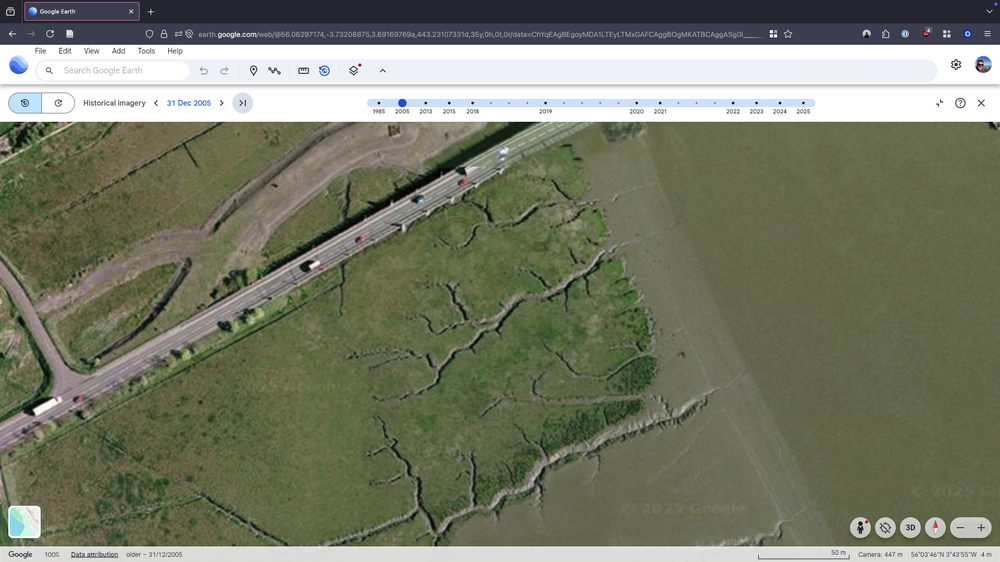
#> input picture Data/2005-12-31 Kincardine.png, 1000 x 562 px, shrunk from 1920 x 1080 before the run
$ python -i creek_refinement.py   (imports and definitions only)
#> lines starting #> are read from the running program, lines starting #| are printed output that depends on the picture; after the words box and inside, x2 and y2 are one past the last pixel; in counts of white or black regions, pixels touching at a corner belong together
import os
import numpy as np
import cv2
import matplotlib.pyplot as plt
from matplotlib.patches import Polygon
from matplotlib.widgets import Slider, Button
from PIL import Image
from skimage.filters import threshold_local
from skimage.morphology import skeletonize, remove_small_objects, disk, closing, opening, dilation, erosion
from skimage import morphology
import json
import glob


def load_image_for_processing(image_path):
    """Load and prepare image, ensuring RGB format"""
    img = Image.open(image_path)
    if img.mode == 'RGBA':
        img = img.convert('RGB')
    elif img.mode == 'L':
        img = img.convert('RGB')

    img_array = np.array(img)
    gray = cv2.cvtColor(img_array, cv2.COLOR_RGB2GRAY)

    return {
        'original': img_array,
        'gray': gray
    }


# [12 lines left out: function create_polygon_mask, not called in this run]


class PolygonSelector:
    """Interactive polygon selection tool"""

    # [72 lines left out: functions __init__, on_click, not called in this run]

    def get_polygon(self):
        """Return the defined polygon points"""
        return self.points


def enhanced_adaptive_creek_extraction(images, mask=None, block_size=25, offset=5,
                                       connectivity_closing=3, connectivity_dilation=1,
                                       min_object_size=50):
    """Enhanced adaptive threshold with connectivity improvements"""

    gray = images['gray']

    # Apply adaptive threshold to the FULL image first (no mask)
    adaptive_thresh = threshold_local(
        gray, block_size=block_size, offset=offset)
    binary = gray < adaptive_thresh

    # Invert if needed (creeks should be dark/True)
    if np.sum(binary) > binary.size / 2:
        binary = ~binary

    # NOW apply the mask to the binary result (not the raw image)
    if mask is not None:
        # Erode mask slightly to avoid edge effects
        mask_eroded = erosion(mask > 0, disk(2))
        binary = binary & mask_eroded

    # Connectivity improvements

    # 1. Morphological closing to connect nearby segments
    if connectivity_closing > 0:
        binary = closing(binary, disk(connectivity_closing))

    # 2. Small dilation to help connect gaps
    if connectivity_dilation > 0:
        binary = dilation(binary, disk(connectivity_dilation))
        # Follow with erosion to maintain width
        binary = erosion(binary, disk(connectivity_dilation))

    # 3. Remove small noise objects
    binary_cleaned = remove_small_objects(binary, min_size=min_object_size)

    # 4. Fill small holes within creek areas
    binary_filled = morphology.remove_small_holes(
        binary_cleaned, area_threshold=20)

    # 5. Final cleanup - opening to smooth
    binary_final = opening(binary_filled, disk(1))

    # Apply mask one final time to ensure clean boundaries
    if mask is not None:
        mask_eroded = erosion(mask > 0, disk(2))
        binary_final = binary_final & mask_eroded

    # Skeletonize to get centerlines
    skeleton = skeletonize(binary_final)

    return {
        'adaptive_thresh': (gray < adaptive_thresh).astype(np.uint8) * 255,
        'binary_raw': binary.astype(np.uint8) * 255,
        'binary_cleaned': binary_cleaned.astype(np.uint8) * 255,
        'binary_filled': binary_filled.astype(np.uint8) * 255,
        'binary_final': binary_final.astype(np.uint8) * 255,
        'skeleton': skeleton.astype(np.uint8) * 255,
        'name': 'Enhanced Adaptive'
    }


class CreekTuningInterface:
    """Interactive interface for tuning creek extraction parameters"""

    def __init__(self, image_path, mask_points=None):
        self.image_path = image_path
        self.images = load_image_for_processing(image_path)
#> in load_image_for_processing, img is the input picture: PIL image 1000x562 RGBA; mean R, G, B, A 118.9, 122.6, 103.6, 255
#> in load_image_for_processing, `gray = cv2.cvtColor(img_array, cv2.COLOR_RGB2GRAY)`:
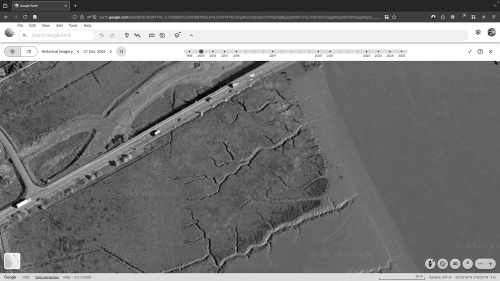
#> gray: shape (562, 1000) (shown at 1/2 size); min 0, max 255, mean 119.3
#> self.images = 2 items
        self.mask_points = mask_points
        self.mask = None

        if mask_points and len(mask_points) >= 3:
            self.mask = create_polygon_mask(
                self.images['original'].shape, mask_points)

        # Initial parameters
        self.params = {
            'block_size': 25,
            'offset': 5,
            'connectivity_closing': 3,
            'connectivity_dilation': 1,
            'min_object_size': 50
        }

        self.setup_interface()
        self.update_display()

    def setup_interface(self):
        """Setup the matplotlib interface with sliders"""

        # Create figure with subplots
        self.fig = plt.figure(figsize=(16, 10))

        # Image displays
        self.ax_original = plt.subplot(2, 3, 1)
        self.ax_binary = plt.subplot(2, 3, 2)
        self.ax_skeleton = plt.subplot(2, 3, 3)
        self.ax_overlay = plt.subplot(2, 3, 4)
        # Wide subplot for processing stages
        self.ax_stages = plt.subplot(2, 3, (5, 6))

        # Create sliders
        slider_height = 0.03
        slider_width = 0.3
        slider_left = 0.1

        # Block size slider (must be odd)
        ax_block_size = plt.axes(
            [slider_left, 0.02, slider_width, slider_height])
        self.slider_block_size = Slider(ax_block_size, 'Block Size', 5, 101,
                                        valinit=self.params['block_size'], valstep=2)

        # Offset slider
        ax_offset = plt.axes([slider_left, 0.06, slider_width, slider_height])
        self.slider_offset = Slider(ax_offset, 'Offset', -20, 20,
                                    valinit=self.params['offset'], valstep=1)

        # Connectivity closing slider
        ax_closing = plt.axes([slider_left, 0.10, slider_width, slider_height])
        self.slider_closing = Slider(ax_closing, 'Connectivity', 0, 10,
                                     valinit=self.params['connectivity_closing'], valstep=1)

        # Connectivity dilation slider
        ax_dilation = plt.axes(
            [slider_left, 0.14, slider_width, slider_height])
        self.slider_dilation = Slider(ax_dilation, 'Gap Closing', 0, 5,
                                      valinit=self.params['connectivity_dilation'], valstep=1)

        # Min object size slider
        ax_min_size = plt.axes(
            [slider_left, 0.18, slider_width, slider_height])
        self.slider_min_size = Slider(ax_min_size, 'Min Size', 10, 200,
                                      valinit=self.params['min_object_size'], valstep=5)

        # Connect slider events
        self.slider_block_size.on_changed(self.update_params)
        self.slider_offset.on_changed(self.update_params)
        self.slider_closing.on_changed(self.update_params)
        self.slider_dilation.on_changed(self.update_params)
        self.slider_min_size.on_changed(self.update_params)

        # Save button
        ax_save = plt.axes([0.85, 0.02, 0.1, 0.05])
        self.button_save = Button(ax_save, 'Save Params')
        self.button_save.on_clicked(self.save_parameters)

        plt.tight_layout()

    # [9 lines left out: function update_params, not called in this run]

    def update_display(self):
        """Update all display panels with current parameters"""

        # Run creek extraction with current parameters
        result = enhanced_adaptive_creek_extraction(
            self.images,
            mask=self.mask,
            **self.params
        )
#> in enhanced_adaptive_creek_extraction, `binary = gray < adaptive_thresh`:
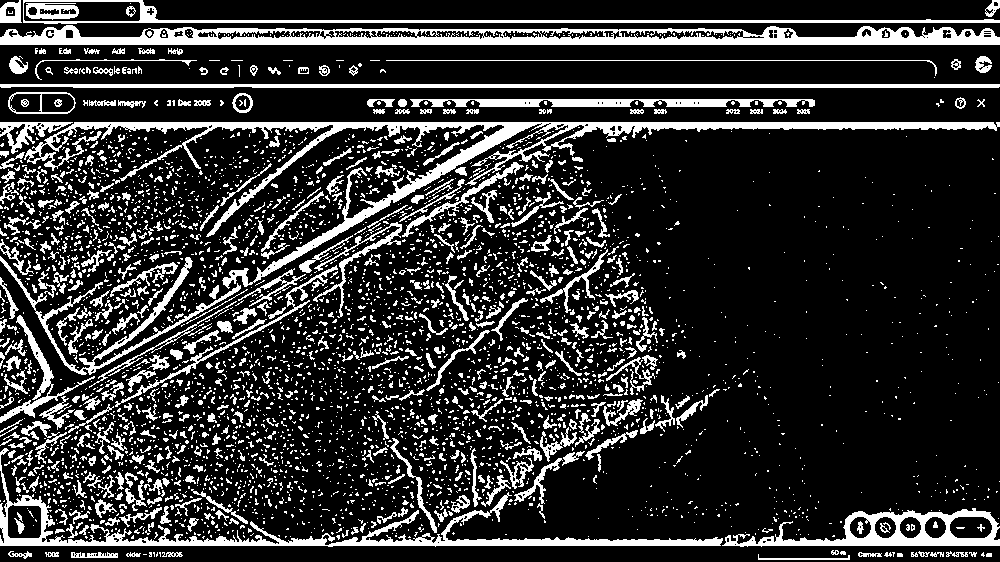
#> binary: shape (562, 1000) bool; 19.1% white; 4033 white regions (3413 under 20 px), largest, box (x1, y1, x2, y2) and area: (24, 122, 1000, 289) 12966, (0, 25, 1000, 45) 11663, (0, 448, 723, 547) 6746
#> in enhanced_adaptive_creek_extraction, `binary_final = opening(binary_filled, disk(1))`:
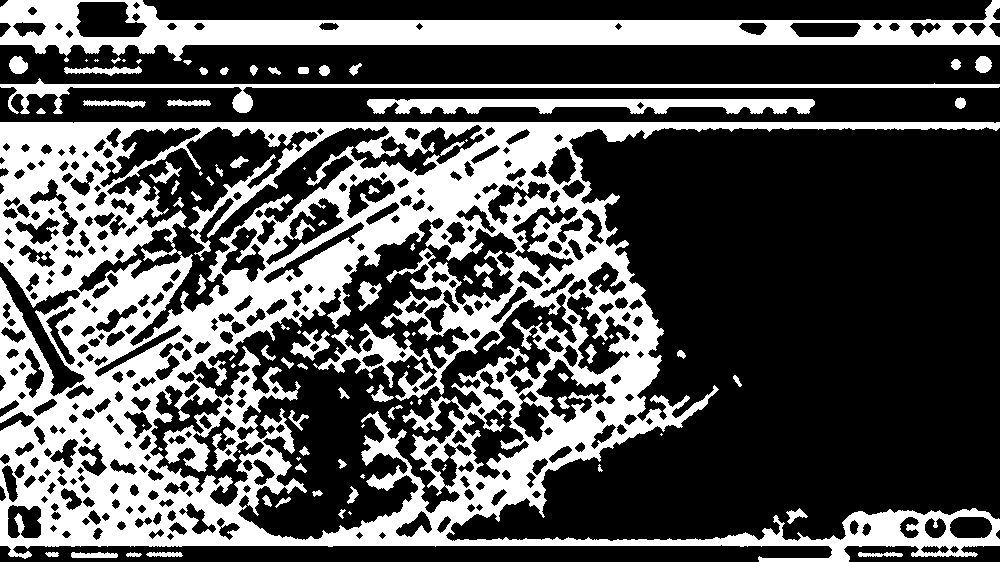
#> binary_final: shape (562, 1000) bool; 33.3% white; 101 white regions (31 under 20 px), largest, box (x1, y1, x2, y2) and area: (0, 122, 1000, 562) 146428, (0, 0, 1000, 61) 24465, (0, 78, 1000, 114) 5002
#> in enhanced_adaptive_creek_extraction, `skeleton = skeletonize(binary_final)`:
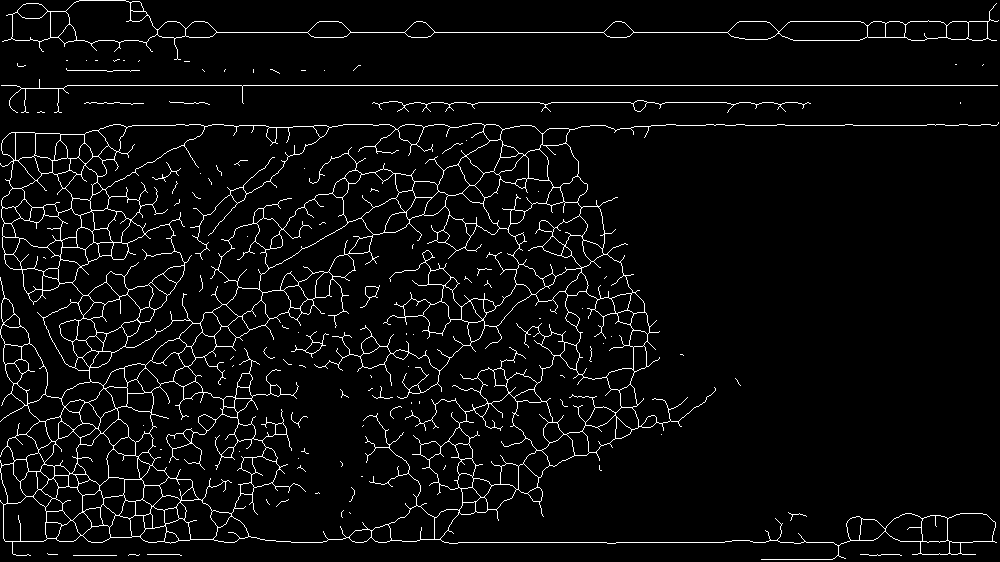
#> skeleton: shape (562, 1000) bool; 4.5% white in thin lines or dots

        # Clear all axes
        for ax in [self.ax_original, self.ax_binary, self.ax_skeleton, self.ax_overlay]:
            ax.clear()

        # Original with mask overlay
        self.ax_original.imshow(self.images['original'])
        if self.mask is not None:
            # Show mask as semi-transparent overlay
            mask_overlay = np.zeros_like(self.images['original'])
            mask_overlay[self.mask > 0] = [255, 255, 0]  # Yellow
            self.ax_original.imshow(mask_overlay, alpha=0.3)
        self.ax_original.set_title('Original + Mask')
        self.ax_original.axis('off')

        # Binary result
        self.ax_binary.imshow(result['binary_final'], cmap='gray')
        self.ax_binary.set_title('Creek Areas')
        self.ax_binary.axis('off')

        # Skeleton
        self.ax_skeleton.imshow(result['skeleton'], cmap='gray')
        self.ax_skeleton.set_title('Creek Centerlines')
        self.ax_skeleton.axis('off')

        # Overlay skeleton on original
        overlay = self.images['original'].copy()
        skeleton_coords = np.where(result['skeleton'] > 0)
        if len(skeleton_coords[0]) > 0:
            overlay[skeleton_coords[0], skeleton_coords[1]] = [255, 0, 0]
        self.ax_overlay.imshow(overlay)
        self.ax_overlay.set_title('Centerlines Overlay')
        self.ax_overlay.axis('off')

        # Processing stages
        self.ax_stages.clear()
        stages = ['Raw Binary', 'Cleaned', 'Filled', 'Final']
        stage_images = [result['binary_raw'], result['binary_cleaned'],
                        result['binary_filled'], result['binary_final']]

        for i, (stage_name, stage_img) in enumerate(zip(stages, stage_images)):
            # Bottom row, 2 columns per stage
            ax_stage = plt.subplot(2, 8, 9 + i * 2)
            ax_stage.imshow(stage_img, cmap='gray')
            ax_stage.set_title(stage_name, fontsize=8)
            ax_stage.axis('off')

        self.fig.canvas.draw()

    # [167 lines left out: functions save_parameters, define_site_polygon, interactive_creek_tuning, main, not called in this run]


# [2 lines not run here, left out]

>>> result = CreekTuningInterface('../Data/2005-12-31 Kincardine.png').update_display()
#> in update_display, `result = enhanced_adaptive_creek_extraction( self.images, mask=self.ma..`: result = 7 items
#> in update_display, `skeleton_coords = np.where(result['skeleton'] > 0)`: skeleton_coords = 25160 positions, rows 0 to 559, columns 0 to 998
#> in update_display, `overlay[skeleton_coords[0], skeleton_coords[1]] = [255, 0, 0]`:
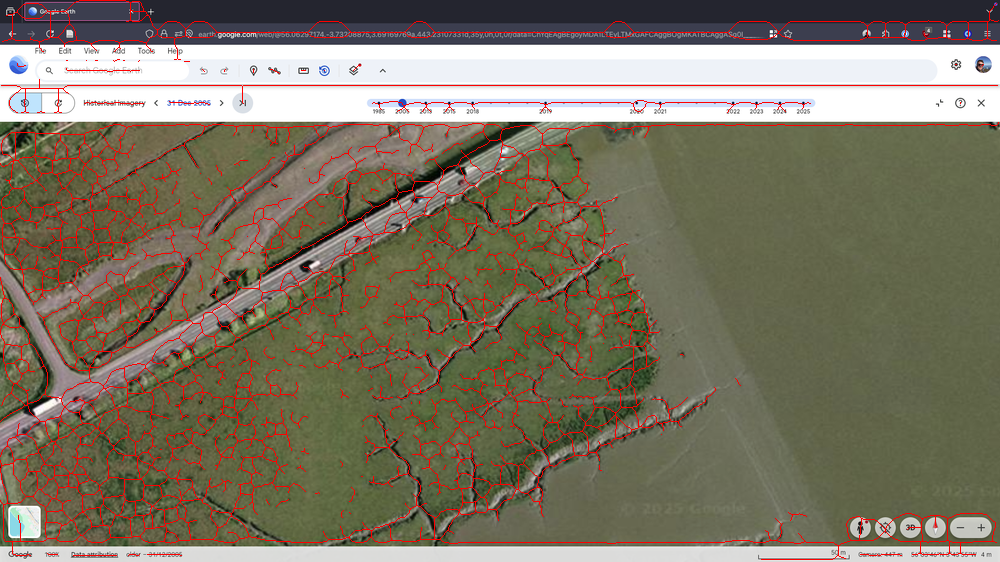
#> overlay: shape (562, 1000, 3); mean R, G, B 125.9, 118, 99.9
#> the loop in update_display, `for i, (stage_name, stage_img) in enumerate(zip(stages, stage_images)):` made 4 passes
#> stage_name on passes 1 to 4: 'Raw Binary', 'Cleaned', 'Filled', 'Final'
#> the loop in update_display (call 2), `for i, (stage_name, stage_img) in enumerate(zip(stages, stage_images)):` made 4 passes
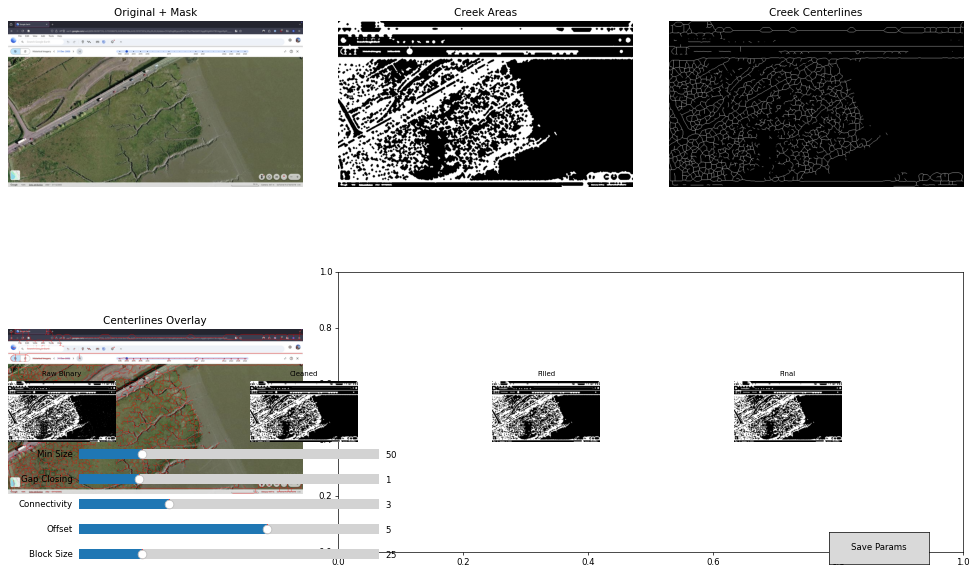
#> figure drawn by matplotlib, 13 panels

$ run again, on Data/2015-04-05 Kincardine.png
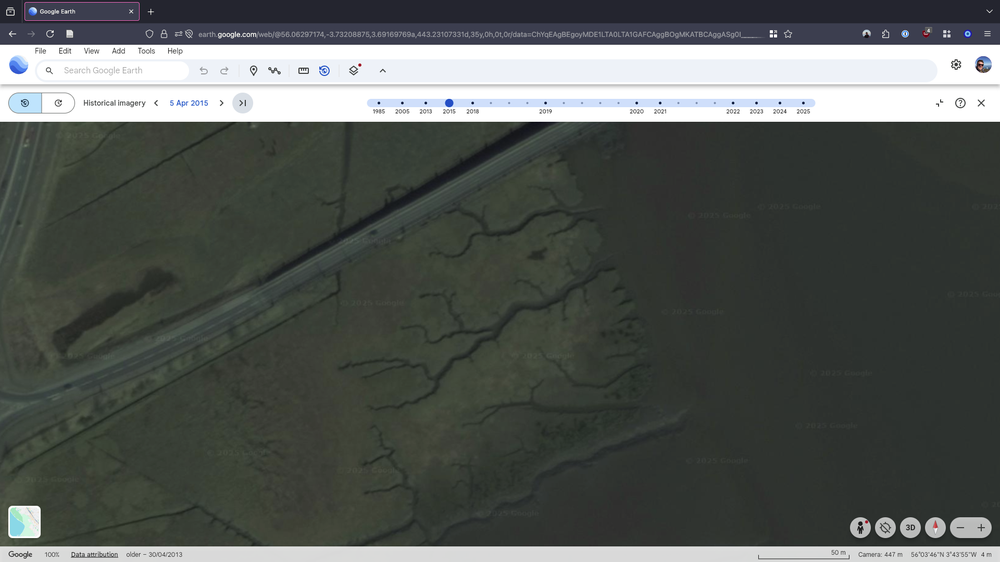
#> input picture Data/2015-04-05 Kincardine.png, 1000 x 562 px, shrunk from 1920 x 1080 before the run
#> in load_image_for_processing, img is the input picture: PIL image 1000x562 RGBA; mean R, G, B, A 84.2, 88.6, 85, 255
#> img: PIL image 1000x562 RGB
#> self.images = 2 items
#> in enhanced_adaptive_creek_extraction, `binary = gray < adaptive_thresh`:
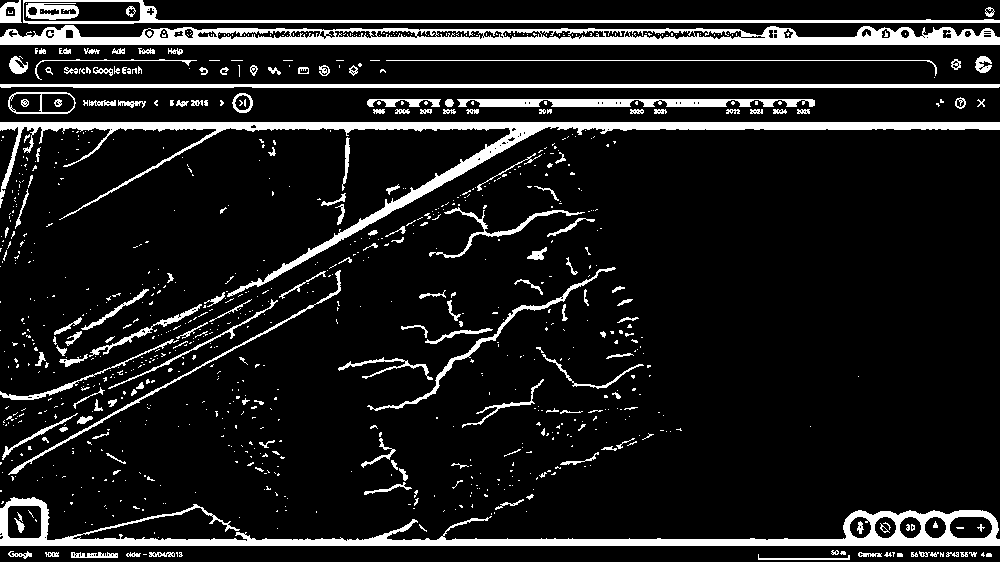
#> binary: shape (562, 1000) bool; 11.3% white; 928 white regions (746 under 20 px), largest, box (x1, y1, x2, y2) and area: (0, 25, 1000, 45) 11666, (0, 122, 1000, 297) 11545, (0, 497, 1000, 546) 10603
#> binary_cleaned: shape (562, 1000) bool; 13.9% white; 57 white regions, largest, box (x1, y1, x2, y2) and area: (0, 0, 1000, 114) 30056, (0, 122, 1000, 367) 14940, (0, 497, 1000, 562) 12876
#> binary_filled: shape (562, 1000) bool; 13.9% white; 57 white regions, largest, box (x1, y1, x2, y2) and area: (0, 0, 1000, 114) 30056, (0, 122, 1000, 367) 14940, (0, 497, 1000, 562) 12892
#> binary_final: shape (562, 1000) bool; 13.5% white; 163 white regions (60 under 20 px), largest, box (x1, y1, x2, y2) and area: (0, 0, 1000, 61) 24580, (0, 122, 1000, 367) 14265, (0, 497, 1000, 562) 12462
#> skeleton: shape (562, 1000) bool; 1.9% white in thin lines or dots
#> result = 7 items
#> skeleton_coords = 10514 positions, rows 0 to 559, columns 0 to 998
#> in update_display, `overlay[skeleton_coords[0], skeleton_coords[1]] = [255, 0, 0]`:
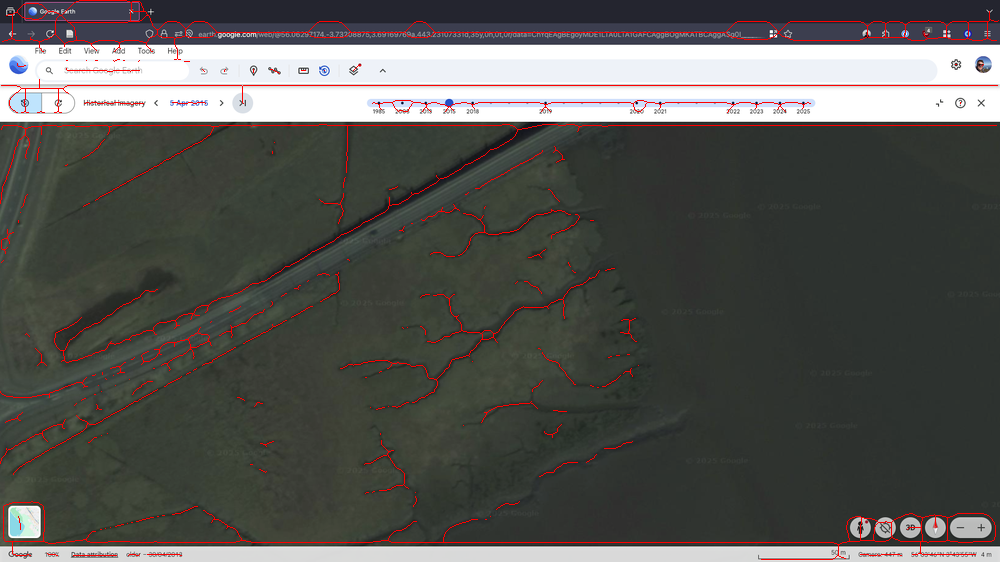
#> overlay: shape (562, 1000, 3); mean R, G, B 87.4, 86.9, 83.3
#> the loop in update_display, `for i, (stage_name, stage_img) in enumerate(zip(stages, stage_images)):` made 4 passes
#> stage_name on passes 1 to 4: 'Raw Binary', 'Cleaned', 'Filled', 'Final'
#> the loop in update_display (call 2), `for i, (stage_name, stage_img) in enumerate(zip(stages, stage_images)):` made 4 passes
